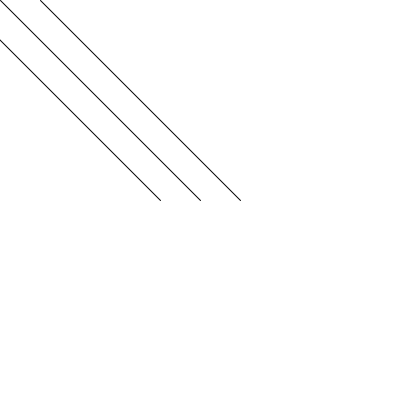
Frame 1 (no input)
Frame 60 (the mouse pressed at the canvas centre just before this capture): identical to frame 1, image omitted
Frame 120 (the mouse held since frame 60 and released just before this capture): blank canvas, image omitted

The Processing sketch that drew this single still picture (run headless with seeded random() and noise(); from frame 60 on, the mouse is pressed at the canvas centre):

// Processing sketch: parallelLine
// ── parallelLine.pde
void setup()
{
  size(400,400);
}


void draw()
{
  background(255);
  
  PVector loc = new PVector(width/2, height/2);
  PVector loc2 = new PVector(width/2+40, height/2);
  PVector loc3 = new PVector(width/2-40, height/2);
  PVector mouseLoc = new PVector(mouseX, mouseY);
  
  PVector diff1= PVector.sub(mouseLoc, loc);
  PVector diff2= PVector.sub(mouseLoc, loc2);
  PVector diff3= PVector.sub(mouseLoc, loc3);
  
  
  float d = diff1.dot(diff2);
  //println(d);
  
  float ang2 = diff1.heading();
  float ang3 = diff1.heading();
  //println(ang);
  
  float x2 = diff1.mag()*cos(ang2);
  float y2 = diff1.mag()*sin(ang2);
  
  float x3 = diff1.mag()*cos(ang3);
  float y3 = diff1.mag()*sin(ang3);
  PVector res2 = PVector.add(loc2, new PVector(x2,y2));
  PVector res3 = PVector.add(loc3, new PVector(x3,y3));
  line(loc.x, loc.y, mouseLoc.x, mouseLoc.y);
  //line(loc2.x, loc2.y, mouseX, mouseY);
  line(loc2.x, loc2.y, res2.x , res2.y);
  
  line(loc3.x, loc3.y, res3.x , res3.y);
}
